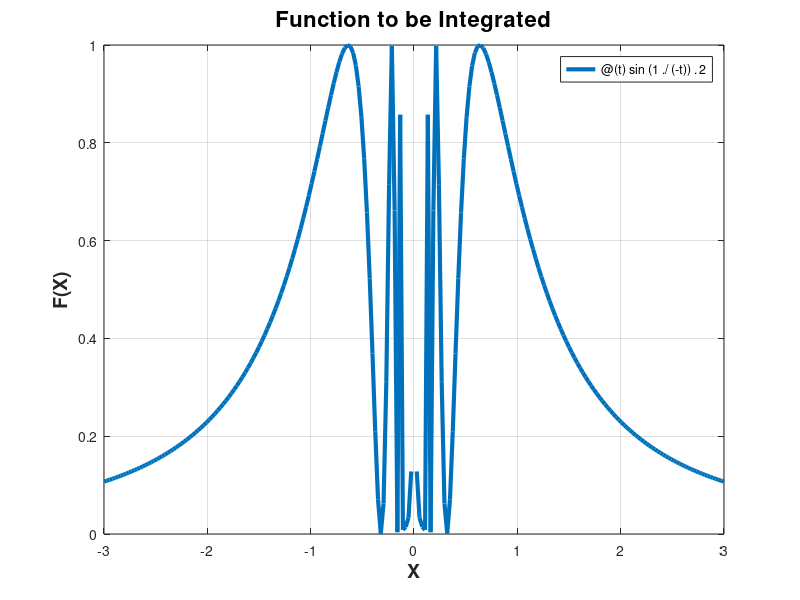

Here is the MATLAB script that generated this plot:
%% EM486A Lecture 21 Monte Carlo Integration Demo

clear
clc
close 'all'

%% Choose function
fun_opt = 2;

switch fun_opt
    case 1
        f = @(t) exp(-t.^2);
    case 2
        f = @(t) sin(1./(-t)).^2;
        %intExact ~ 2.48308
    otherwise
        error('Invalid function choice!\n');
end

%% Establish the Bounding Box
xMin = -3;
xMax = 3;
yMin = 0;
yMax = 1;
trialArea = (xMax - xMin)*(yMax - yMin);

%% estimate the exact value using built-in integrate function
intExact = integral(f,xMin,xMax);

figure(1)
fplot(f,[xMin,xMax],'linewidth',3)
grid on
title('Function to be Integrated','fontsize',16,'fontweight','bold');
xlabel('X','fontsize',14,'fontweight','bold');
ylabel('F(X)','fontsize',14,'fontweight','bold');

%% Determine number of samples to take

n = 2^24;

% for *very* large simulations, break the problem into chunks
chunkSize = 2^24;

numChunks = floor(n/chunkSize);
numRemainder = n - (numChunks*chunkSize);


%% Hit-or-Miss Algorithm
fprintf('Hit or Miss Algorithm \n\n');
intAccum = 0;
tic;
for k = 1:numChunks
    % take the sample
    x = xMin + (xMax - xMin).*rand(chunkSize,1);
    y = yMin + (yMax - yMin).*rand(chunkSize,1);
    intAccum = intAccum + sum(y <=f(x));
end

if numRemainder > 0
    x = xMin + (xMax - xMin).*rand(numRemainder,1);
    y = yMin + (yMax - yMin).*rand(numRemainder,1);
    intAccum = intAccum + sum(y <= f(x));
end
int_time = toc;
MC_Int = (intAccum/n)*trialArea;
relErr = norm(MC_Int - intExact,2)/norm(intExact,2);

fprintf('(Hit or Miss) Estimated Integral: %15.14f \n',MC_Int);
fprintf('Relative Error: %g \n',relErr);
fprintf('(Hit or Miss) Avg number of samples per second: %g \n',n/int_time);


%% Mean Value Algorithm
fprintf('\nMean Value Algorithm \n');
intAccum = 0;
tic;
for k = 1:numChunks
    % take the sample
    x = xMin + (xMax - xMin).*rand(chunkSize,1);
    intAccum = intAccum + sum(f(x));
end

if numRemainder > 0
    x = xMin + (xMax - xMin).*rand(numRemainder,1);
    intAccum = intAccum + sum(f(x));
end
int_time = toc;
MC_Int = (intAccum/n)*trialArea;
relErr = norm(MC_Int - intExact,2)/norm(intExact,2);

fprintf('(Mean Value) Estimated Integral: %15.14f \n',MC_Int);
fprintf('Relative Error: %g \n',relErr);
fprintf('(Mean Value) Avg number of samples per second: %g \n',n/int_time);